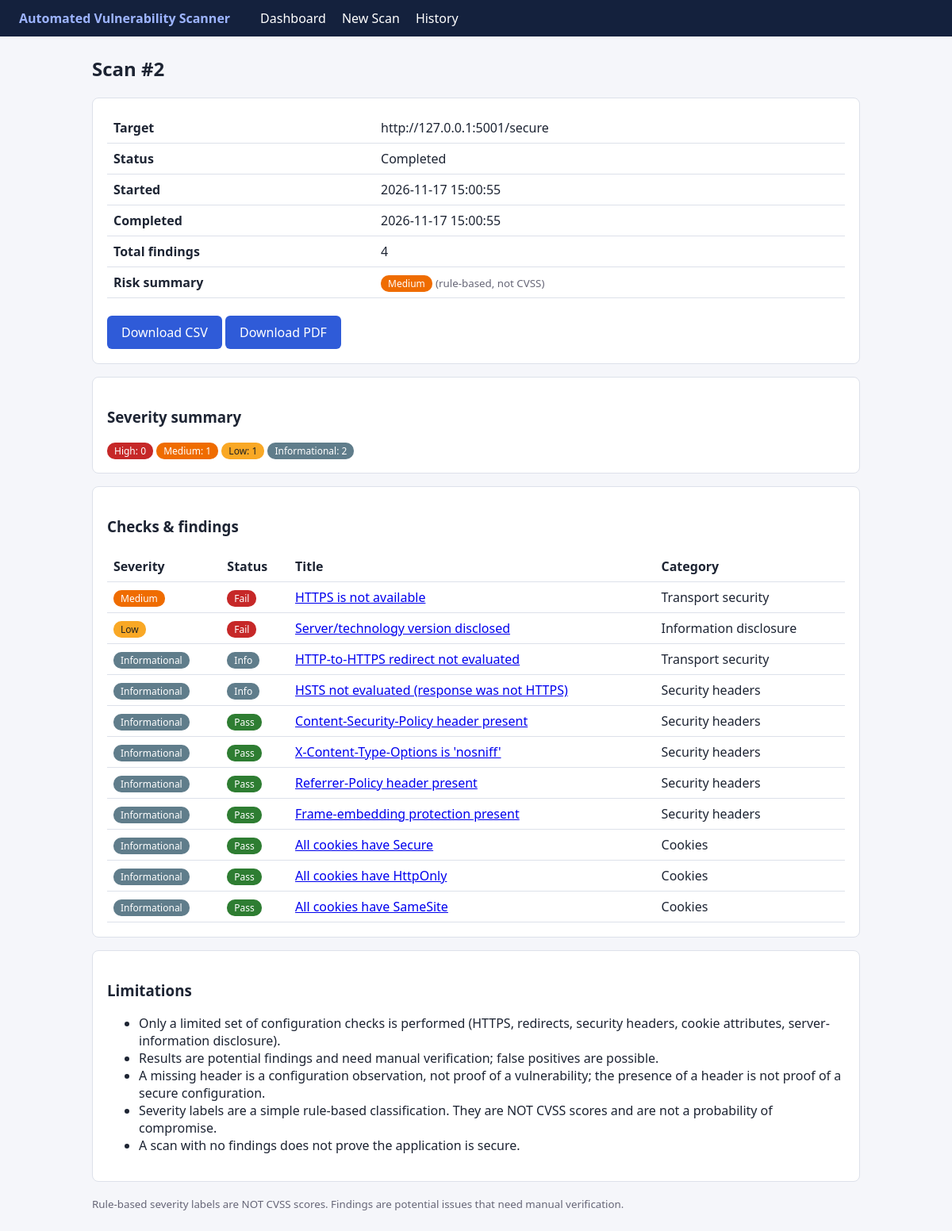
/scan/2, run on the app's committed database.
### tables this page shows
CREATE TABLE scans (
    id INTEGER PRIMARY KEY AUTOINCREMENT, target_url TEXT NOT NULL, started_at TEXT NOT NULL,
    completed_at TEXT, status TEXT NOT NULL, total_findings INTEGER DEFAULT 0,
    risk_summary TEXT, error TEXT);

CREATE TABLE findings (
    id INTEGER PRIMARY KEY AUTOINCREMENT, scan_id INTEGER NOT NULL REFERENCES scans(id) ON DELETE CASCADE,
    check_name TEXT, title TEXT, category TEXT, status TEXT, severity TEXT,
    evidence TEXT, explanation TEXT, recommendation TEXT, rule_reason TEXT);

### app.py (the view)
@app.route("/scan/<int:scan_id>")
def scan_result(scan_id):
    scan = db.get_scan(scan_id) or abort(404)
    return render_template("result.html", scan=scan, findings=db.get_findings(scan_id),
                           counts=db.severity_counts(scan_id))

### app.py (called while the page is built)
@app.context_processor
def inject_globals():
    return {"SEVERITY_ORDER": SEVERITY_ORDER, "LIMITATIONS": config.LIMITATIONS, "SCOPE_TEXT": config.SCOPE_TEXT}

### database.py (called while the page is built)
def conn():
    c = sqlite3.connect(config.DB_PATH)
    c.row_factory = sqlite3.Row
    c.execute("PRAGMA foreign_keys = ON")
    return c

def get_scan(scan_id):
    with conn() as c:
        return c.execute("SELECT * FROM scans WHERE id=?", (scan_id,)).fetchone()

def get_findings(scan_id):
    with conn() as c:
        return c.execute(f"SELECT * FROM findings WHERE scan_id=? ORDER BY {_ORDER_SQL}, "
                         f"CASE status WHEN 'Fail' THEN 0 WHEN 'Info' THEN 1 ELSE 2 END, id", (scan_id,)).fetchall()

def severity_counts(scan_id=None):
    sql, args = "SELECT severity, COUNT(*) n FROM findings WHERE status != 'Pass'", ()
    if scan_id:
        sql, args = sql + " AND scan_id=?", (scan_id,)
    with conn() as c:
        rows = {r["severity"]: r["n"] for r in c.execute(sql + " GROUP BY severity", args)}
    return {s: rows.get(s, 0) for s in SEVERITY_ORDER}

### templates/result.html
{% extends "base.html" %}{% block content %}
<h2>Scan #{{ scan.id }}</h2>
<div class="card"><table>
<tr><th>Target</th><td>{{ scan.target_url }}</td></tr><tr><th>Status</th><td>{{ scan.status }}</td></tr>
<tr><th>Started</th><td>{{ scan.started_at }}</td></tr><tr><th>Completed</th><td>{{ scan.completed_at }}</td></tr>
<tr><th>Total findings</th><td>{{ scan.total_findings }}</td></tr>
<tr><th>Risk summary</th><td><span class="badge {{ (scan.risk_summary or 'none')|lower }}">{{ scan.risk_summary }}</span> <small>(rule-based, not CVSS)</small></td></tr>
{% if scan.error %}<tr><th>Error</th><td>{{ scan.error }}</td></tr>{% endif %}</table><br>
<a class="btn" href="{{ url_for('export_csv', scan_id=scan.id) }}">Download CSV</a>
<a class="btn" href="{{ url_for('export_pdf', scan_id=scan.id) }}">Download PDF</a></div>
<div class="card"><h3>Severity summary</h3>{% for s in SEVERITY_ORDER %}<span class="badge {{ s|lower }}">{{ s }}: {{ counts[s] }}</span> {% endfor %}</div>
<div class="card"><h3>Checks &amp; findings</h3>
<table><tr><th>Severity</th><th>Status</th><th>Title</th><th>Category</th></tr>
{% for f in findings %}<tr><td><span class="badge {{ f.severity|lower }}">{{ f.severity }}</span></td>
<td><span class="badge {{ f.status|lower }}">{{ f.status }}</span></td>
<td><a href="{{ url_for('finding_detail', scan_id=scan.id, finding_id=f.id) }}">{{ f.title }}</a></td><td>{{ f.category }}</td></tr>{% endfor %}</table></div>
<div class="card"><h3>Limitations</h3><ul>{% for l in LIMITATIONS %}<li>{{ l }}</li>{% endfor %}</ul></div>
{% endblock %}

### static/style.css (style rules this page uses)
:root { --bg:#f5f6fa;--card:#fff;--ink:#1d2433;--mut:#667;--pri:#2f5bd8;--bd:#dde1ea }
* { box-sizing:border-box }
body { margin:0;font-family:Segoe UI,Arial,sans-serif;background:var(--bg);color:var(--ink) }
.card { background:var(--card);border:1px solid var(--bd);border-radius:8px;padding:18px;margin-bottom:16px }
table { width:100%;border-collapse:collapse }
th,td { text-align:left;padding:8px;border-bottom:1px solid var(--bd);vertical-align:top }
button,.btn { background:var(--pri);color:#fff;border:0;padding:10px 18px;border-radius:6px;cursor:pointer;text-decoration:none;display:inline-block }
.badge { padding:2px 9px;border-radius:10px;font-size:12px;color:#fff }
.high { background:#c62828 }
.medium { background:#ef6c00 }
.low { background:#f9a825;color:#222 }
.informational { background:#607d8b }
.pass { background:#2e7d32 }
.fail { background:#c62828 }
.info { background:#607d8b }
small,.mut { color:var(--mut) }

### data on the page
scans: id "2", target_url "http://127.0.0.1:5001/secure", status "Completed", started_at "2026-11-17 15:00:55", completed_at "2026-11-17 15:00:55", total_findings "4", risk_summary "Medium"
findings: severity "Medium", status "Fail", title "HTTPS is not available", category "Transport security"
findings: severity "Low", status "Fail", title "Server/technology version disclosed", category "Information disclosure"
findings: severity "Informational", status "Info", title "HTTP-to-HTTPS redirect not evaluated", category "Transport security"
findings: severity "Informational", status "Info", title "HSTS not evaluated (response was not HTTPS)", category "Security headers"
findings: severity "Informational", status "Pass", title "Content-Security-Policy header present", category "Security headers"
findings: severity "Informational", status "Pass", title "X-Content-Type-Options is 'nosniff'", category "Security headers"
findings: severity "Informational", status "Pass", title "Referrer-Policy header present", category "Security headers"
findings: severity "Informational", status "Pass", title "Frame-embedding protection present", category "Security headers"
findings: severity "Informational", status "Pass", title "All cookies have Secure", category "Cookies"
findings: severity "Informational", status "Pass", title "All cookies have HttpOnly", category "Cookies"
findings: severity "Informational", status "Pass", title "All cookies have SameSite", category "Cookies"

### other printed values
{{ s }} "High" "Medium" "Low" "Informational"
{{ counts[s] }} "0" "1" "1" "2"
{{ l }} "Only a limited set of configuration checks is performed (HTTPS, redirects, security headers, cookie attributes, server-information disclosure)." "Results are potential findings and need manual verification; false positives are possible." "A missing header is a configuration observation, not proof of a vulnerability; the presence of a header is not proof of a secure configuration." "Severity labels are a simple rule-based classification. They are NOT CVSS scores and are not a probability of compromise." "A scan with no findings does not prove the application is secure."
